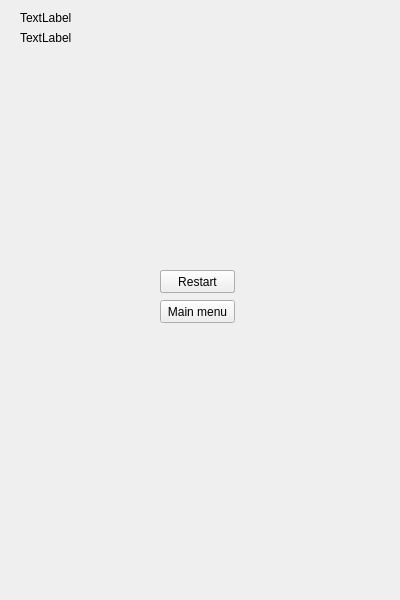
<?xml version="1.0" encoding="UTF-8"?>
<ui version="4.0">
 <class>GameWindow</class>
 <widget class="QWidget" name="GameWindow">
  <property name="geometry">
   <rect>
    <x>0</x>
    <y>0</y>
    <width>400</width>
    <height>600</height>
   </rect>
  </property>
  <property name="minimumSize">
   <size>
    <width>400</width>
    <height>600</height>
   </size>
  </property>
  <property name="maximumSize">
   <size>
    <width>400</width>
    <height>600</height>
   </size>
  </property>
  <property name="baseSize">
   <size>
    <width>400</width>
    <height>600</height>
   </size>
  </property>
  <property name="windowTitle">
   <string>SpaceShooter</string>
  </property>
  <widget class="QPushButton" name="ResumeButton">
   <property name="geometry">
    <rect>
     <x>160</x>
     <y>270</y>
     <width>75</width>
     <height>23</height>
    </rect>
   </property>
   <property name="text">
    <string>Resume</string>
   </property>
  </widget>
  <widget class="QPushButton" name="MainMenuButton">
   <property name="geometry">
    <rect>
     <x>160</x>
     <y>300</y>
     <width>75</width>
     <height>23</height>
    </rect>
   </property>
   <property name="text">
    <string>Main menu</string>
   </property>
  </widget>
  <widget class="QPushButton" name="RestartButton">
   <property name="geometry">
    <rect>
     <x>160</x>
     <y>270</y>
     <width>75</width>
     <height>23</height>
    </rect>
   </property>
   <property name="text">
    <string>Restart</string>
   </property>
  </widget>
  <widget class="QLabel" name="ScoreText">
   <property name="geometry">
    <rect>
     <x>20</x>
     <y>10</y>
     <width>101</width>
     <height>16</height>
    </rect>
   </property>
   <property name="text">
    <string>TextLabel</string>
   </property>
  </widget>
  <widget class="QLabel" name="HealthText">
   <property name="geometry">
    <rect>
     <x>20</x>
     <y>30</y>
     <width>101</width>
     <height>16</height>
    </rect>
   </property>
   <property name="text">
    <string>TextLabel</string>
   </property>
  </widget>
 </widget>
 <resources/>
 <connections/>
</ui>
